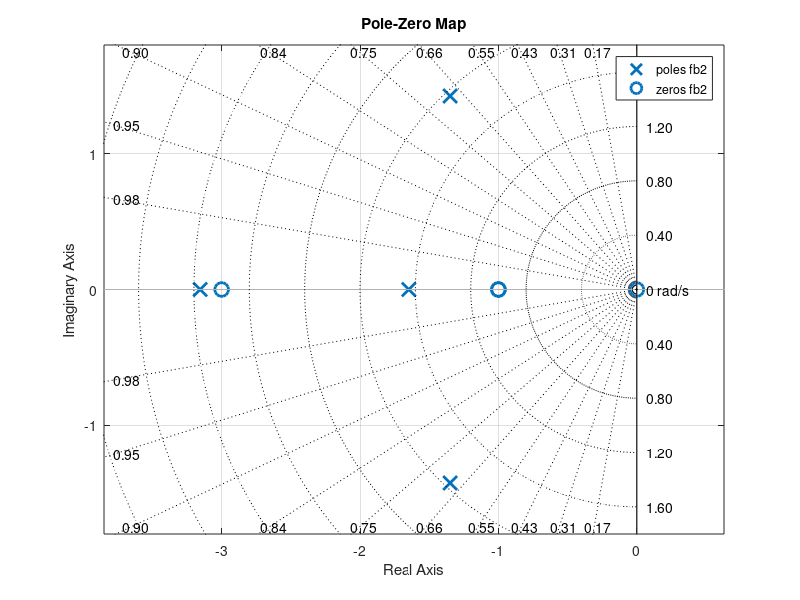

Source code (MATLAB):
clc;
clear all;
close all;
n1=[1 1];
d1=1;
g1=tf(n1,d1);
n2=[1 2];
d2=[1 3];
g2=tf(n2,d2);
fb1=feedback(g1,g2);
n3=[1 1];
d3=[1 6 8];
g3=tf(n3,d3);
n4=[1 0];
d4=1;
g4=tf(n4,d4);
s1=series(g3,g4);
s2=series(s1,fb1);
disp('Resultant transfer function is: ')
fb2=feedback(s2,1)
pzmap(fb2);
sgrid;
